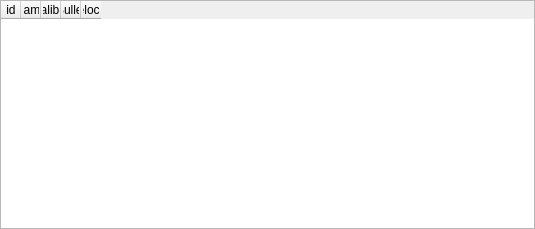
<?xml version="1.0" encoding="UTF-8"?>
<ui version="4.0">
 <class>catalogCartridgeList</class>
 <widget class="QWidget" name="catalogCartridgeList">
  <property name="geometry">
   <rect>
    <x>0</x>
    <y>0</y>
    <width>535</width>
    <height>229</height>
   </rect>
  </property>
  <property name="windowTitle">
   <string>Form</string>
  </property>
  <layout class="QGridLayout" name="gridLayout">
   <property name="leftMargin">
    <number>0</number>
   </property>
   <property name="topMargin">
    <number>0</number>
   </property>
   <property name="rightMargin">
    <number>0</number>
   </property>
   <property name="bottomMargin">
    <number>0</number>
   </property>
   <property name="spacing">
    <number>0</number>
   </property>
   <item row="0" column="0">
    <widget class="QTableWidget" name="tableWidget">
     <property name="editTriggers">
      <set>QAbstractItemView::NoEditTriggers</set>
     </property>
     <property name="selectionMode">
      <enum>QAbstractItemView::SingleSelection</enum>
     </property>
     <property name="selectionBehavior">
      <enum>QAbstractItemView::SelectRows</enum>
     </property>
     <property name="sortingEnabled">
      <bool>true</bool>
     </property>
     <attribute name="horizontalHeaderCascadingSectionResizes">
      <bool>false</bool>
     </attribute>
     <attribute name="horizontalHeaderDefaultSectionSize">
      <number>20</number>
     </attribute>
     <attribute name="horizontalHeaderHighlightSections">
      <bool>true</bool>
     </attribute>
     <attribute name="horizontalHeaderMinimumSectionSize">
      <number>20</number>
     </attribute>
     <attribute name="horizontalHeaderShowSortIndicator" stdset="0">
      <bool>true</bool>
     </attribute>
     <attribute name="verticalHeaderDefaultSectionSize">
      <number>30</number>
     </attribute>
     <attribute name="verticalHeaderMinimumSectionSize">
      <number>30</number>
     </attribute>
     <column>
      <property name="text">
       <string>id</string>
      </property>
     </column>
     <column>
      <property name="text">
       <string>Name</string>
      </property>
     </column>
     <column>
      <property name="text">
       <string>Caliber</string>
      </property>
     </column>
     <column>
      <property name="text">
       <string>Bullet</string>
      </property>
     </column>
     <column>
      <property name="text">
       <string>Velocity</string>
      </property>
     </column>
    </widget>
   </item>
  </layout>
 </widget>
 <resources/>
 <connections/>
</ui>
